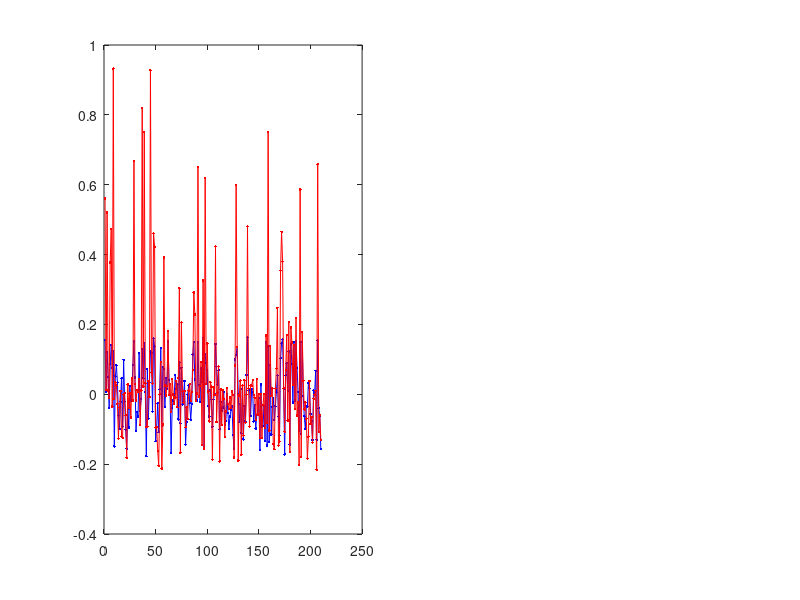

This chart was generated by the following MATLAB code: (Note: this script raises an error after producing the figure.)
clc;
clear all;
close all;
n=300;
target=zeros(n,1);
output=zeros(n,1);
x1=unifrnd(-2*pi,2*pi, [n 1]);
y1=unifrnd(-2*pi,2*pi, [n 1]);
target=sin(x1)./x1.*sin(y1)./y1;

data=[x1 y1];
epoch=500;
number_train=round(0.7*n);
number_test=n-number_train;
number_mf=10;
Mean_mf_x=linspace(-2*pi,2*pi,number_mf);
Mean_mf_y=linspace(-2*pi,2*pi,number_mf);
Sigma_mf_x=unifrnd(1,2,[1,number_mf]);
Sigma_mf_y=unifrnd(1,2,[1,number_mf]);
rule=zeros(1,number_mf*number_mf);
eta=0.2;
eta_m=0.001;
number_parameter=3*number_mf;
f1=zeros(1,number_mf*number_mf);
parameter_c=unifrnd(-0.1,0.1,[number_mf*number_mf,3]);
for iter=1:epoch
   for i=1:number_train     
       x=data(i,1);
       y=data(i,2);
       x_input=unifrnd(x,x,[1,number_mf]);
       y_input=unifrnd(y,y,[1,number_mf]);
       sub_rule_x=exp(-0.5*((x_input-Mean_mf_x)./(Sigma_mf_x)).^2); 
       sub_rule_y=exp(-0.5*((y_input-Mean_mf_y)./(Sigma_mf_y)).^2);
       c=1;
       for p=1:number_mf
         for r=1:number_mf   
           rule(c)= sub_rule_x(p)*sub_rule_y(r);
           c=c+1;
         end
       end
       sum_rule=sum(rule);
       rule=rule/sum_rule;
       output=0;
       ss=1;
       for tr=1:number_mf*number_mf
           f1(ss)=parameter_c(ss,1)+parameter_c(ss,2)*x+parameter_c(ss,3)*y;
           output=output+f1(ss)*rule(ss);
           ss=ss+1;
       end
       
       output_final=output;
       %****************************
       error=target(i)-output_final;
       ss=1;
       for tr=1:number_mf*number_mf
          parameter_c(ss,1)=parameter_c(ss,1)+eta*error*rule(ss);
          parameter_c(ss,2)=parameter_c(ss,2)+eta*error*rule(ss)*x;
          parameter_c(ss,3)=parameter_c(ss,3)+eta*error*rule(ss)*y;
          ss=ss+1;
       end
%        for t=1:number_mf
%           Mean_mf(t)=Mean_mf(t)+eta_m*error*(x-Mean_mf(t))*rule(t)*f1(t);
%           Sigma_mf(t)=Sigma_mf(t)+(eta_m*error*(x-Mean_mf(t))^2*rule(t)*f1(t))/(Sigma_mf(t)^3);
%        end            
   end
   
 for i=1:number_train     
       x=data(i,1);
       y=data(i,2);
       x_input=unifrnd(x,x,[1,number_mf]);
       y_input=unifrnd(y,y,[1,number_mf]);
       sub_rule_x=exp(-0.5*((x_input-Mean_mf_x)./(Sigma_mf_x)).^2); 
       sub_rule_y=exp(-0.5*((y_input-Mean_mf_y)./(Sigma_mf_y)).^2);
       c=1;
       for p=1:number_mf
         for r=1:number_mf   
           rule(c)= sub_rule_x(p)*sub_rule_y(r);
           c=c+1;
         end
       end
       sum_rule=sum(rule);
       rule=rule/sum_rule;
       output1=0;
       ss=1;
       for tr=1:number_mf*number_mf
           f1(ss)=parameter_c(ss,1)+parameter_c(ss,2)*x+parameter_c(ss,3)*y;
           output1=output1+f1(ss)*rule(ss);
           ss=ss+1;
       end
       output(i)=output1
 end


figure(1);
subplot(1,2,1),plot(output(1:number_train),'.-b');
hold on;
subplot(1,2,1),plot(target(1:number_train),'.-r');
hold off;
mse1=mse(output(1:number_train)-target(1:number_train)');
title(sprintf('Sugeno Train - Sinc(x)*Sinc(y)\nEpoch = %d    MSE = %.10f ',iter,mse1),'fontsize',10,'fontweight','b');
legend('Sugeno Train','Target');

 for i=1:number_test     
       x=data(number_train+i,1);
       y=data(number_train+i,2);
       x_input=unifrnd(x,x,[1,number_mf]);
       y_input=unifrnd(y,y,[1,number_mf]);
       sub_rule_x=exp(-0.5*((x_input-Mean_mf_x)./(Sigma_mf_x)).^2); 
       sub_rule_y=exp(-0.5*((y_input-Mean_mf_y)./(Sigma_mf_y)).^2);
       c=1;
       for p=1:number_mf
         for r=1:number_mf   
           rule(c)= sub_rule_x(p)*sub_rule_y(r);
           c=c+1;
         end
       end
       sum_rule=sum(rule);
       rule=rule/sum_rule;
       output1=0;
       ss=1;
       for tr=1:number_mf*number_mf
           f1(ss)=parameter_c(ss,1)+parameter_c(ss,2)*x+parameter_c(ss,3)*y;
           output1=output1+f1(ss)*rule(ss);
           ss=ss+1;
       end
       output(number_train+i)=output1
 end


subplot(1,2,2),plot(output(number_train+1:n),'.-b');
hold on;
subplot(1,2,2),plot(target(number_train+1:n),'.-r');
hold off;
mse1=mse(output(number_train+1:n)-target(number_train+1:n)');
title(sprintf('Sugeno Test - Sinc(x)*Sinc(y)\n    MSE = %.10f ',mse1),'fontsize',10,'fontweight','b');
legend('Sugeno Test','Target');
end


